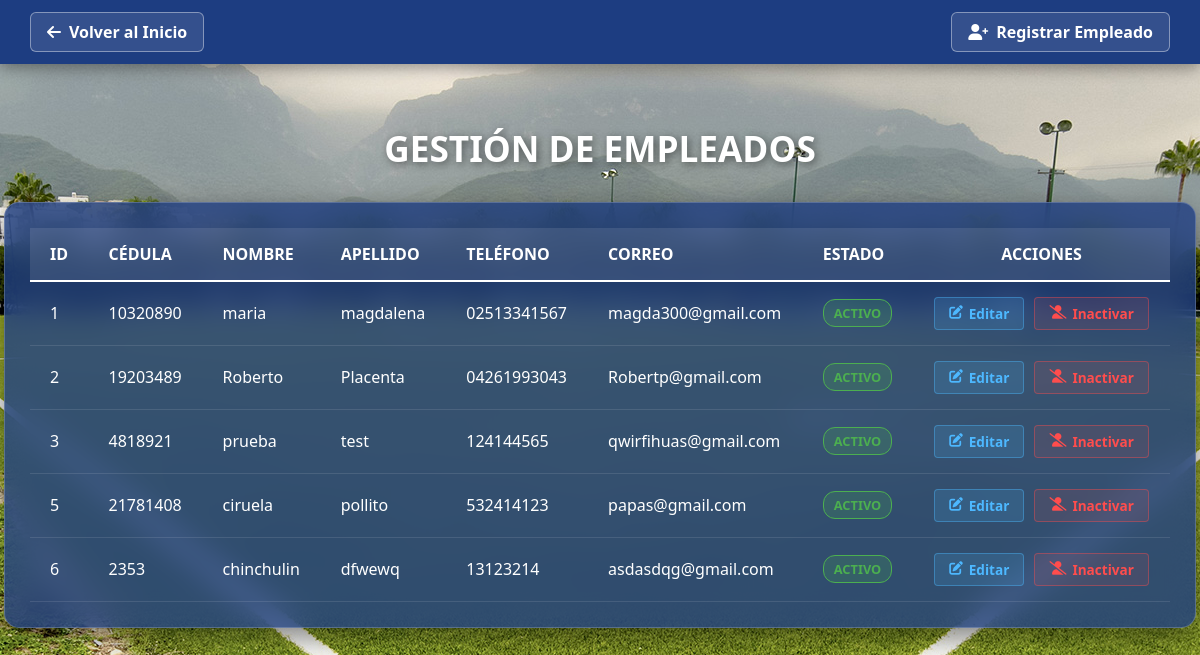
Before: /vista/ver_empleados.php?registro=exito with the older database file.
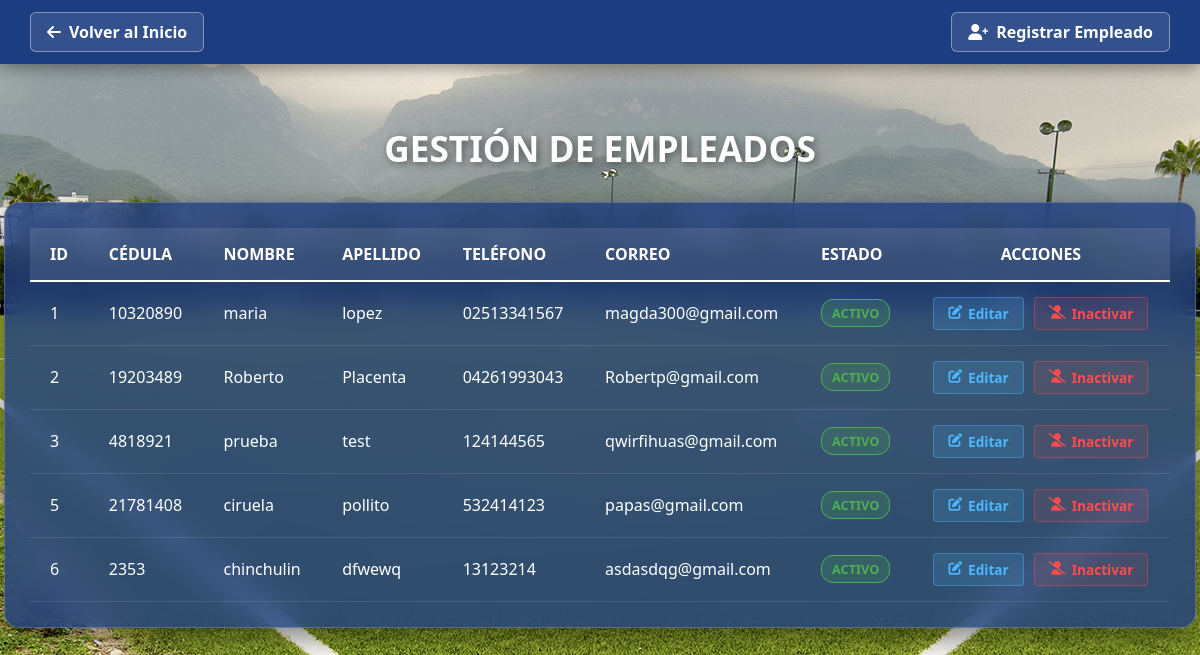
After: the same page with the newer database file.
### tables this page shows
CREATE TABLE `empleados` (
  `id` int(11) NOT NULL,
  `cedula` varchar(8) NOT NULL,
  `nombre` varchar(100) NOT NULL,
  `apellido` varchar(100) NOT NULL,
  `cargo` enum('Por asignar','Administrativo','Instructor','Coordinador') NOT NULL DEFAULT 'Por asignar',
  `telefono` varchar(20) NOT NULL,
  `correo` varchar(100) NOT NULL,
  `estado` enum('activo','inactivo') NOT NULL
);

### controlador/controlador_empleados.php (called while the page is built)
<?php
require_once '../controlador/conexion.php';
$sql = "SELECT id, cedula, nombre, apellido, cargo, telefono, correo, estado FROM empleados";
$resultado = $conexion->query($sql);
?>

### vista/ver_empleados.php (the view, shortened to what this page needs)
<?php
require_once '../controlador/controlador_empleados.php';
?>
<!DOCTYPE html>
<html lang="es">
<head>
    <link rel="stylesheet" href="../estilo/style5.css">
    <link rel="stylesheet" href="https://cdnjs.cloudflare.com/ajax/libs/font-awesome/6.0.0/css/all.min.css">
</head>
<body>
    <header class="main-header">
        <div class="header-container">
            <a href="../vista/inicio.php" class="btn-back">
                <i class="fas fa-arrow-left"></i> Volver al Inicio
            </a>
            <a href="registrar_empleado.php" class="btn-back">
                <i class="fas fa-user-plus"></i> Registrar Empleado
            </a>
        </div>
    </header>
    <main class="central-container">
        <h1 class="main-title">Gestión de Empleados</h1>
        <div class="glass-table-container">
            <?php if (isset($resultado) && $resultado->num_rows > 0): ?>
                <table class="user-table">
                    <thead>
                        <tr>
                            <th>ID</th>
                            <th>Cédula</th>
                            <th>Nombre</th>
                            <th>Apellido</th>
                            <th>Teléfono</th>
                            <th>Correo</th>
                            <th>Estado</th>
                            <th style="text-align: center;">Acciones</th>
                        </tr>
                    </thead>
                    <tbody>
                        <?php while($row = $resultado->fetch_assoc()): ?>
                            <tr>
                                <td><?php echo $row['id']; ?></td>
                                <td><?php echo htmlspecialchars($row['cedula']); ?></td>
                                <td><?php echo htmlspecialchars($row['nombre']); ?></td>
                                <td><?php echo htmlspecialchars($row['apellido']); ?></td>
                                <td><?php echo htmlspecialchars($row['telefono']); ?></td>
                                <td><?php echo htmlspecialchars($row['correo']); ?></td>
                                <td>
                                    <?php
                                    $clase = ($row['estado'] == 'activo') ? 'estado-activo' : 'estado-inactivo';
                                    ?>
                                    <span class="badge-estado <?php echo $clase; ?>">
                                        <?php echo htmlspecialchars($row['estado']); ?>
                                    </span>
                                </td>
                                <td class="action-cell">
                                    <a href="editar_empleado.php?id=<?php echo $row['id']; ?>" class="btn-table edit">
                                        <i class="fas fa-edit"></i> Editar
                                    </a>
                                    <?php if ($row['estado'] == 'activo'): ?>
                                        <a href="../controlador/controlador_estado_empleado.php?id=<?php echo $row['id']; ?>&actual=activo" class="btn-inactivar">
                                            <i class="fas fa-user-slash"></i> Inactivar
                                        </a>
                                    <?php else: ?>
                                        <a href="../controlador/controlador_estado_empleado.php?id=<?php echo $row['id']; ?>&actual=inactivo" class="btn-activar">
                                            <i class="fas fa-user-check"></i> Activar
                                        </a>
                                    <?php endif; ?>
                                </td>
                            </tr>
                        <?php endwhile; ?>
                    </tbody>
                </table>
            <?php endif; ?>
        </div>
    </main>
</body>
</html>

Changed rows visible on the page:
changed empleados "maria": apellido "magdalena" → "lopez"
